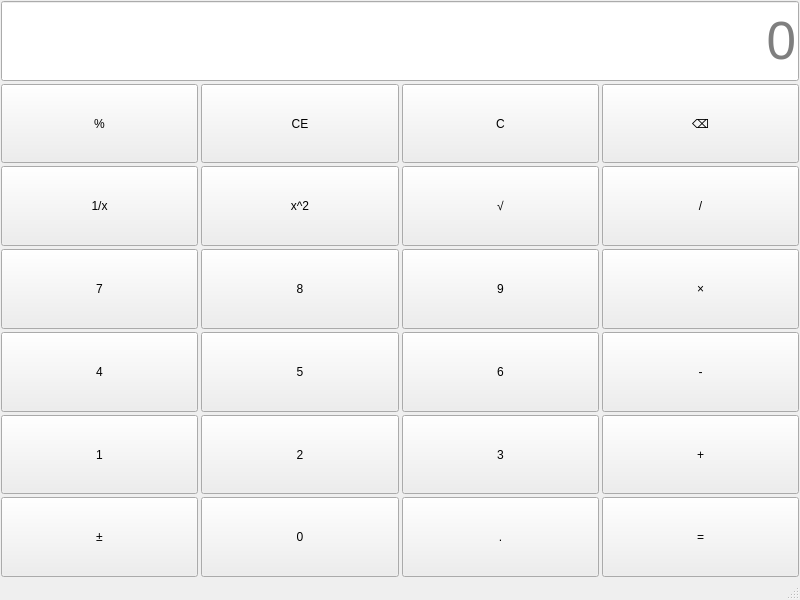
<?xml version="1.0" encoding="UTF-8"?>
<ui version="4.0">
 <class>MainWindow</class>
 <widget class="QMainWindow" name="MainWindow">
  <property name="geometry">
   <rect>
    <x>0</x>
    <y>0</y>
    <width>800</width>
    <height>600</height>
   </rect>
  </property>
  <property name="windowTitle">
   <string>计算器-何宇涵-2023414290109</string>
  </property>
  <widget class="QWidget" name="centralwidget">
   <layout class="QVBoxLayout" name="verticalLayout">
    <property name="spacing">
     <number>3</number>
    </property>
    <property name="leftMargin">
     <number>1</number>
    </property>
    <property name="topMargin">
     <number>1</number>
    </property>
    <property name="rightMargin">
     <number>1</number>
    </property>
    <property name="bottomMargin">
     <number>1</number>
    </property>
    <item>
     <layout class="QGridLayout" name="gridLayout_2">
      <item row="6" column="3">
       <widget class="QPushButton" name="btnEqual">
        <property name="sizePolicy">
         <sizepolicy hsizetype="Minimum" vsizetype="Preferred">
          <horstretch>0</horstretch>
          <verstretch>0</verstretch>
         </sizepolicy>
        </property>
        <property name="styleSheet">
         <string notr="true">QPushButton{
font: 18pt &quot;楷体&quot;;
background-color: rgb(238,238,238);
border-radius:29t;
}
QPushButton:hover{
background-color: rgb(129, 212, 250);
}
QPushButton:pressed{
background-color: rgb(66, 165, 245);
}
QLineEdit{
font-size:40pt;
}
</string>
        </property>
        <property name="text">
         <string>=</string>
        </property>
       </widget>
      </item>
      <item row="2" column="2">
       <widget class="QPushButton" name="btnSqrt">
        <property name="sizePolicy">
         <sizepolicy hsizetype="Minimum" vsizetype="Preferred">
          <horstretch>0</horstretch>
          <verstretch>0</verstretch>
         </sizepolicy>
        </property>
        <property name="styleSheet">
         <string notr="true">QPushButton{
font: 18pt &quot;楷体&quot;;
background-color: rgb(238,238,238);
border-radius:29t;
}
QPushButton:hover{
background-color: rgb(129, 212, 250);
}
QPushButton:pressed{
background-color: rgb(66, 165, 245);
}
QLineEdit{
font-size:40pt;
}
</string>
        </property>
        <property name="text">
         <string>√</string>
        </property>
       </widget>
      </item>
      <item row="6" column="0">
       <widget class="QPushButton" name="btnPlusMinus">
        <property name="sizePolicy">
         <sizepolicy hsizetype="Minimum" vsizetype="Preferred">
          <horstretch>0</horstretch>
          <verstretch>0</verstretch>
         </sizepolicy>
        </property>
        <property name="styleSheet">
         <string notr="true">QPushButton{
font: 18pt &quot;楷体&quot;;
background-color: rgb(238,238,238);
border-radius:29t;
}
QPushButton:hover{
background-color: rgb(129, 212, 250);
}
QPushButton:pressed{
background-color: rgb(66, 165, 245);
}
QLineEdit{
font-size:40pt;
}
</string>
        </property>
        <property name="text">
         <string>±</string>
        </property>
       </widget>
      </item>
      <item row="3" column="2">
       <widget class="QPushButton" name="btnNum9">
        <property name="sizePolicy">
         <sizepolicy hsizetype="Minimum" vsizetype="Preferred">
          <horstretch>0</horstretch>
          <verstretch>0</verstretch>
         </sizepolicy>
        </property>
        <property name="styleSheet">
         <string notr="true">QPushButton{
font: 18pt &quot;楷体&quot;;
background-color: rgb(238,238,238);
border-radius:29t;
}
QPushButton:hover{
background-color: rgb(129, 212, 250);
}
QPushButton:pressed{
background-color: rgb(66, 165, 245);
}
QLineEdit{
font-size:40pt;
}
</string>
        </property>
        <property name="text">
         <string>9</string>
        </property>
       </widget>
      </item>
      <item row="4" column="0">
       <widget class="QPushButton" name="btnNum4">
        <property name="sizePolicy">
         <sizepolicy hsizetype="Minimum" vsizetype="Preferred">
          <horstretch>0</horstretch>
          <verstretch>0</verstretch>
         </sizepolicy>
        </property>
        <property name="styleSheet">
         <string notr="true">QPushButton{
font: 18pt &quot;楷体&quot;;
background-color: rgb(238,238,238);
border-radius:29t;
}
QPushButton:hover{
background-color: rgb(129, 212, 250);
}
QPushButton:pressed{
background-color: rgb(66, 165, 245);
}
QLineEdit{
font-size:40pt;
}
</string>
        </property>
        <property name="text">
         <string>4</string>
        </property>
       </widget>
      </item>
      <item row="5" column="0">
       <widget class="QPushButton" name="btnNum1">
        <property name="sizePolicy">
         <sizepolicy hsizetype="Minimum" vsizetype="Preferred">
          <horstretch>0</horstretch>
          <verstretch>0</verstretch>
         </sizepolicy>
        </property>
        <property name="styleSheet">
         <string notr="true">QPushButton{
font: 18pt &quot;楷体&quot;;
background-color: rgb(238,238,238);
border-radius:29t;
}
QPushButton:hover{
background-color: rgb(129, 212, 250);
}
QPushButton:pressed{
background-color: rgb(66, 165, 245);
}
QLineEdit{
font-size:40pt;
}
</string>
        </property>
        <property name="text">
         <string>1</string>
        </property>
       </widget>
      </item>
      <item row="5" column="2">
       <widget class="QPushButton" name="btnNum3">
        <property name="sizePolicy">
         <sizepolicy hsizetype="Minimum" vsizetype="Preferred">
          <horstretch>0</horstretch>
          <verstretch>0</verstretch>
         </sizepolicy>
        </property>
        <property name="styleSheet">
         <string notr="true">QPushButton{
font: 18pt &quot;楷体&quot;;
background-color: rgb(238,238,238);
border-radius:29t;
}
QPushButton:hover{
background-color: rgb(129, 212, 250);
}
QPushButton:pressed{
background-color: rgb(66, 165, 245);
}
QLineEdit{
font-size:40pt;
}
</string>
        </property>
        <property name="text">
         <string>3</string>
        </property>
       </widget>
      </item>
      <item row="1" column="3">
       <widget class="QPushButton" name="btnDel">
        <property name="sizePolicy">
         <sizepolicy hsizetype="Minimum" vsizetype="Preferred">
          <horstretch>0</horstretch>
          <verstretch>0</verstretch>
         </sizepolicy>
        </property>
        <property name="styleSheet">
         <string notr="true">QPushButton{
font: 18pt &quot;楷体&quot;;
background-color: rgb(238,238,238);
border-radius:29t;
}
QPushButton:hover{
background-color: rgb(129, 212, 250);
}
QPushButton:pressed{
background-color: rgb(66, 165, 245);
}
QLineEdit{
font-size:40pt;
}
</string>
        </property>
        <property name="text">
         <string>⌫</string>
        </property>
       </widget>
      </item>
      <item row="4" column="2">
       <widget class="QPushButton" name="btnNum6">
        <property name="sizePolicy">
         <sizepolicy hsizetype="Minimum" vsizetype="Preferred">
          <horstretch>0</horstretch>
          <verstretch>0</verstretch>
         </sizepolicy>
        </property>
        <property name="styleSheet">
         <string notr="true">QPushButton{
font: 18pt &quot;楷体&quot;;
background-color: rgb(238,238,238);
border-radius:29t;
}
QPushButton:hover{
background-color: rgb(129, 212, 250);
}
QPushButton:pressed{
background-color: rgb(66, 165, 245);
}
QLineEdit{
font-size:40pt;
}
</string>
        </property>
        <property name="text">
         <string>6</string>
        </property>
       </widget>
      </item>
      <item row="5" column="1">
       <widget class="QPushButton" name="btnNum2">
        <property name="sizePolicy">
         <sizepolicy hsizetype="Minimum" vsizetype="Preferred">
          <horstretch>0</horstretch>
          <verstretch>0</verstretch>
         </sizepolicy>
        </property>
        <property name="styleSheet">
         <string notr="true">QPushButton{
font: 18pt &quot;楷体&quot;;
background-color: rgb(238,238,238);
border-radius:29t;
}
QPushButton:hover{
background-color: rgb(129, 212, 250);
}
QPushButton:pressed{
background-color: rgb(66, 165, 245);
}
QLineEdit{
font-size:40pt;
}
</string>
        </property>
        <property name="text">
         <string>2</string>
        </property>
       </widget>
      </item>
      <item row="2" column="0">
       <widget class="QPushButton" name="btnInverse">
        <property name="sizePolicy">
         <sizepolicy hsizetype="Minimum" vsizetype="Preferred">
          <horstretch>0</horstretch>
          <verstretch>0</verstretch>
         </sizepolicy>
        </property>
        <property name="styleSheet">
         <string notr="true">QPushButton{
font: 18pt &quot;楷体&quot;;
background-color: rgb(238,238,238);
border-radius:29t;
}
QPushButton:hover{
background-color: rgb(129, 212, 250);
}
QPushButton:pressed{
background-color: rgb(66, 165, 245);
}
QLineEdit{
font-size:40pt;
}
</string>
        </property>
        <property name="text">
         <string>1/x</string>
        </property>
       </widget>
      </item>
      <item row="3" column="3">
       <widget class="QPushButton" name="btnMultiple">
        <property name="sizePolicy">
         <sizepolicy hsizetype="Minimum" vsizetype="Preferred">
          <horstretch>0</horstretch>
          <verstretch>0</verstretch>
         </sizepolicy>
        </property>
        <property name="styleSheet">
         <string notr="true">QPushButton{
font: 18pt &quot;楷体&quot;;
background-color: rgb(238,238,238);
border-radius:29t;
}
QPushButton:hover{
background-color: rgb(129, 212, 250);
}
QPushButton:pressed{
background-color: rgb(66, 165, 245);
}
QLineEdit{
font-size:40pt;
}
</string>
        </property>
        <property name="text">
         <string>×</string>
        </property>
       </widget>
      </item>
      <item row="3" column="0">
       <widget class="QPushButton" name="btnNum7">
        <property name="sizePolicy">
         <sizepolicy hsizetype="Minimum" vsizetype="Preferred">
          <horstretch>0</horstretch>
          <verstretch>0</verstretch>
         </sizepolicy>
        </property>
        <property name="styleSheet">
         <string notr="true">QPushButton{
font: 18pt &quot;楷体&quot;;
background-color: rgb(238,238,238);
border-radius:29t;
}
QPushButton:hover{
background-color: rgb(129, 212, 250);
}
QPushButton:pressed{
background-color: rgb(66, 165, 245);
}
QLineEdit{
font-size:40pt;
}
</string>
        </property>
        <property name="text">
         <string>7</string>
        </property>
       </widget>
      </item>
      <item row="2" column="3">
       <widget class="QPushButton" name="btnDivide">
        <property name="sizePolicy">
         <sizepolicy hsizetype="Minimum" vsizetype="Preferred">
          <horstretch>0</horstretch>
          <verstretch>0</verstretch>
         </sizepolicy>
        </property>
        <property name="styleSheet">
         <string notr="true">QPushButton{
font: 18pt &quot;楷体&quot;;
background-color: rgb(238,238,238);
border-radius:29t;
}
QPushButton:hover{
background-color: rgb(129, 212, 250);
}
QPushButton:pressed{
background-color: rgb(66, 165, 245);
}
QLineEdit{
font-size:40pt;
}
</string>
        </property>
        <property name="text">
         <string>/</string>
        </property>
       </widget>
      </item>
      <item row="6" column="1">
       <widget class="QPushButton" name="btnNum0">
        <property name="sizePolicy">
         <sizepolicy hsizetype="Minimum" vsizetype="Preferred">
          <horstretch>0</horstretch>
          <verstretch>0</verstretch>
         </sizepolicy>
        </property>
        <property name="styleSheet">
         <string notr="true">QPushButton{
font: 18pt &quot;楷体&quot;;
background-color: rgb(238,238,238);
border-radius:29t;
}
QPushButton:hover{
background-color: rgb(129, 212, 250);
}
QPushButton:pressed{
background-color: rgb(66, 165, 245);
}
QLineEdit{
font-size:40pt;
}
</string>
        </property>
        <property name="text">
         <string>0</string>
        </property>
       </widget>
      </item>
      <item row="6" column="2">
       <widget class="QPushButton" name="btnPeriod">
        <property name="sizePolicy">
         <sizepolicy hsizetype="Minimum" vsizetype="Preferred">
          <horstretch>0</horstretch>
          <verstretch>0</verstretch>
         </sizepolicy>
        </property>
        <property name="styleSheet">
         <string notr="true">QPushButton{
font: 18pt &quot;楷体&quot;;
background-color: rgb(238,238,238);
border-radius:29t;
}
QPushButton:hover{
background-color: rgb(129, 212, 250);
}
QPushButton:pressed{
background-color: rgb(66, 165, 245);
}
QLineEdit{
font-size:40pt;
}
</string>
        </property>
        <property name="text">
         <string>.</string>
        </property>
       </widget>
      </item>
      <item row="1" column="0">
       <widget class="QPushButton" name="btnPercentage">
        <property name="sizePolicy">
         <sizepolicy hsizetype="Minimum" vsizetype="Preferred">
          <horstretch>0</horstretch>
          <verstretch>0</verstretch>
         </sizepolicy>
        </property>
        <property name="styleSheet">
         <string notr="true">QPushButton{
font: 18pt &quot;楷体&quot;;
background-color: rgb(238,238,238);
border-radius:29t;
}
QPushButton:hover{
background-color: rgb(129, 212, 250);
}
QPushButton:pressed{
background-color: rgb(66, 165, 245);
}
QLineEdit{
font-size:40pt;
}
</string>
        </property>
        <property name="text">
         <string>%</string>
        </property>
       </widget>
      </item>
      <item row="1" column="2">
       <widget class="QPushButton" name="btnClear">
        <property name="sizePolicy">
         <sizepolicy hsizetype="Minimum" vsizetype="Preferred">
          <horstretch>0</horstretch>
          <verstretch>0</verstretch>
         </sizepolicy>
        </property>
        <property name="styleSheet">
         <string notr="true">QPushButton{
font: 18pt &quot;楷体&quot;;
background-color: rgb(238,238,238);
border-radius:29t;
}
QPushButton:hover{
background-color: rgb(129, 212, 250);
}
QPushButton:pressed{
background-color: rgb(66, 165, 245);
}
QLineEdit{
font-size:40pt;
}
</string>
        </property>
        <property name="text">
         <string>C</string>
        </property>
       </widget>
      </item>
      <item row="4" column="1">
       <widget class="QPushButton" name="btnNum5">
        <property name="sizePolicy">
         <sizepolicy hsizetype="Minimum" vsizetype="Preferred">
          <horstretch>0</horstretch>
          <verstretch>0</verstretch>
         </sizepolicy>
        </property>
        <property name="styleSheet">
         <string notr="true">QPushButton{
font: 18pt &quot;楷体&quot;;
background-color: rgb(238,238,238);
border-radius:29t;
}
QPushButton:hover{
background-color: rgb(129, 212, 250);
}
QPushButton:pressed{
background-color: rgb(66, 165, 245);
}
QLineEdit{
font-size:40pt;
}
</string>
        </property>
        <property name="text">
         <string>5</string>
        </property>
       </widget>
      </item>
      <item row="4" column="3">
       <widget class="QPushButton" name="btnMinus">
        <property name="sizePolicy">
         <sizepolicy hsizetype="Minimum" vsizetype="Preferred">
          <horstretch>0</horstretch>
          <verstretch>0</verstretch>
         </sizepolicy>
        </property>
        <property name="styleSheet">
         <string notr="true">QPushButton{
font: 18pt &quot;楷体&quot;;
background-color: rgb(238,238,238);
border-radius:29t;
}
QPushButton:hover{
background-color: rgb(129, 212, 250);
}
QPushButton:pressed{
background-color: rgb(66, 165, 245);
}
QLineEdit{
font-size:40pt;
}
</string>
        </property>
        <property name="text">
         <string>-</string>
        </property>
       </widget>
      </item>
      <item row="2" column="1">
       <widget class="QPushButton" name="btnSquare">
        <property name="sizePolicy">
         <sizepolicy hsizetype="Minimum" vsizetype="Preferred">
          <horstretch>0</horstretch>
          <verstretch>0</verstretch>
         </sizepolicy>
        </property>
        <property name="styleSheet">
         <string notr="true">QPushButton{
font: 18pt &quot;楷体&quot;;
background-color: rgb(238,238,238);
border-radius:29t;
}
QPushButton:hover{
background-color: rgb(129, 212, 250);
}
QPushButton:pressed{
background-color: rgb(66, 165, 245);
}
QLineEdit{
font-size:40pt;
}
</string>
        </property>
        <property name="text">
         <string>x^2</string>
        </property>
       </widget>
      </item>
      <item row="5" column="3">
       <widget class="QPushButton" name="btnPlus">
        <property name="sizePolicy">
         <sizepolicy hsizetype="Minimum" vsizetype="Preferred">
          <horstretch>0</horstretch>
          <verstretch>0</verstretch>
         </sizepolicy>
        </property>
        <property name="styleSheet">
         <string notr="true">QPushButton{
font: 18pt &quot;楷体&quot;;
background-color: rgb(238,238,238);
border-radius:29t;
}
QPushButton:hover{
background-color: rgb(129, 212, 250);
}
QPushButton:pressed{
background-color: rgb(66, 165, 245);
}
QLineEdit{
font-size:40pt;
}
</string>
        </property>
        <property name="text">
         <string>+</string>
        </property>
       </widget>
      </item>
      <item row="1" column="1">
       <widget class="QPushButton" name="btnClearEntry">
        <property name="sizePolicy">
         <sizepolicy hsizetype="Minimum" vsizetype="Preferred">
          <horstretch>0</horstretch>
          <verstretch>0</verstretch>
         </sizepolicy>
        </property>
        <property name="styleSheet">
         <string notr="true">QPushButton{
font: 18pt &quot;楷体&quot;;
background-color: rgb(238,238,238);
border-radius:29t;
}
QPushButton:hover{
background-color: rgb(129, 212, 250);
}
QPushButton:pressed{
background-color: rgb(66, 165, 245);
}
QLineEdit{
font-size:40pt;
}
</string>
        </property>
        <property name="text">
         <string>CE</string>
        </property>
       </widget>
      </item>
      <item row="3" column="1">
       <widget class="QPushButton" name="btnNum8">
        <property name="sizePolicy">
         <sizepolicy hsizetype="Minimum" vsizetype="Preferred">
          <horstretch>0</horstretch>
          <verstretch>0</verstretch>
         </sizepolicy>
        </property>
        <property name="styleSheet">
         <string notr="true">QPushButton{
font: 18pt &quot;楷体&quot;;
background-color: rgb(238,238,238);
border-radius:29t;
}
QPushButton:hover{
background-color: rgb(129, 212, 250);
}
QPushButton:pressed{
background-color: rgb(66, 165, 245);
}
QLineEdit{
font-size:40pt;
}
</string>
        </property>
        <property name="text">
         <string>8</string>
        </property>
       </widget>
      </item>
      <item row="0" column="0" colspan="4">
       <widget class="QLineEdit" name="display">
        <property name="sizePolicy">
         <sizepolicy hsizetype="Expanding" vsizetype="Preferred">
          <horstretch>0</horstretch>
          <verstretch>0</verstretch>
         </sizepolicy>
        </property>
        <property name="styleSheet">
         <string notr="true">QPushButton{
font: 18pt &quot;楷体&quot;;
background-color: rgb(238,238,238);
border-radius:29t;
}
QPushButton:hover{
background-color: rgb(129, 212, 250);
}
QPushButton:pressed{
background-color: rgb(66, 165, 245);
}
QLineEdit{
font-size:40pt;
}
</string>
        </property>
        <property name="alignment">
         <set>Qt::AlignmentFlag::AlignRight|Qt::AlignmentFlag::AlignTrailing|Qt::AlignmentFlag::AlignVCenter</set>
        </property>
        <property name="placeholderText">
         <string>0</string>
        </property>
       </widget>
      </item>
     </layout>
    </item>
   </layout>
  </widget>
  <widget class="QMenuBar" name="menubar">
   <property name="geometry">
    <rect>
     <x>0</x>
     <y>0</y>
     <width>800</width>
     <height>18</height>
    </rect>
   </property>
  </widget>
  <widget class="QStatusBar" name="statusbar"/>
 </widget>
 <resources/>
 <connections/>
</ui>
